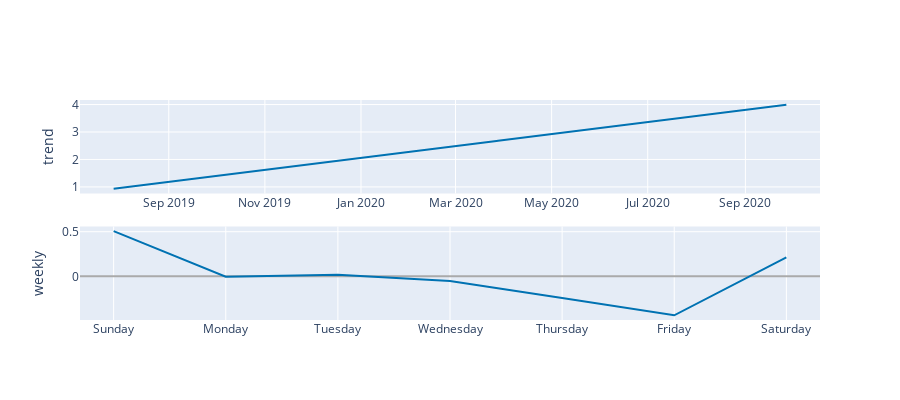

Write notebook code for a chart like this one.
### Code cell
plot_components_plotly(m, forecast)

### Figure 1 — Plotly figure (JSON) as saved in the notebook; plotly's stock layout.template omitted (floating-point values rounded to 4 significant figures; data arrays with more than 128 entries replaced by an {"elided": "..."} marker saying what was removed)
{"data": [{"line": {"color": "#0072B2", "width": 2}, "mode": "lines", "name": "trend", "type": "scatter", "x": {"elided": "596 str values"}, "xaxis": "x", "y": {"elided": "596 float values"}, "yaxis": "y"}, {"line": {"color": "rgba(0, 114, 178, 0.2)", "width": 0}, "mode": "lines", "name": "trend_upper", "type": "scatter", "x": {"elided": "596 str values"}, "xaxis": "x", "y": {"elided": "596 float values"}, "yaxis": "y"}, {"fill": "tonexty", "fillcolor": "rgba(0, 114, 178, 0.2)", "line": {"color": "rgba(0, 114, 178, 0.2)", "width": 0}, "mode": "lines", "name": "trend_lower", "type": "scatter", "x": {"elided": "596 str values"}, "xaxis": "x", "y": {"elided": "596 float values"}, "yaxis": "y"}, {"line": {"color": "#0072B2", "width": 2}, "mode": "lines", "name": "weekly", "type": "scatter", "x": ["2017-01-01T00:00:00", "2017-01-02T00:00:00", "2017-01-03T00:00:00", "2017-01-04T00:00:00", "2017-01-05T00:00:00", "2017-01-06T00:00:00", "2017-01-07T00:00:00"], "xaxis": "x2", "y": [0.5058, -0.004968, 0.01784, -0.05148, -0.2432, -0.4366, 0.2127], "yaxis": "y2"}], "layout": {"height": 400, "showlegend": false, "width": 900, "xaxis": {"anchor": "y", "domain": [0, 1], "range": ["2019-07-06T15:36:00", "2020-10-18T08:24:00"], "type": "date"}, "xaxis2": {"anchor": "y2", "domain": [0, 1], "range": ["2016-12-31T16:48:00", "2017-01-07T07:12:00"], "tickformat": "%A", "type": "date"}, "yaxis": {"anchor": "x", "domain": [0.575, 1], "rangemode": "normal", "title": {"text": "trend"}, "zerolinecolor": "#AAA"}, "yaxis2": {"anchor": "x2", "domain": [0, 0.425], "title": {"text": "weekly"}, "zerolinecolor": "#AAA"}}}
